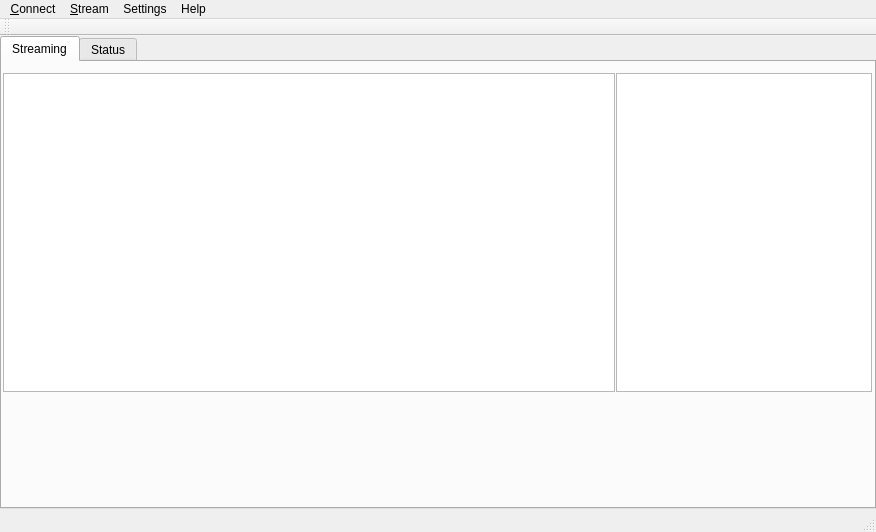
<?xml version="1.0" encoding="UTF-8"?>
<ui version="4.0">
 <class>ServerWindow</class>
 <widget class="QMainWindow" name="ServerWindow">
  <property name="geometry">
   <rect>
    <x>0</x>
    <y>0</y>
    <width>876</width>
    <height>532</height>
   </rect>
  </property>
  <property name="minimumSize">
   <size>
    <width>876</width>
    <height>532</height>
   </size>
  </property>
  <property name="windowTitle">
   <string>ServerWindow</string>
  </property>
  <widget class="QWidget" name="centralWidget">
   <layout class="QGridLayout" name="gridLayout_2">
    <property name="sizeConstraint">
     <enum>QLayout::SetDefaultConstraint</enum>
    </property>
    <property name="leftMargin">
     <number>0</number>
    </property>
    <property name="topMargin">
     <number>0</number>
    </property>
    <property name="rightMargin">
     <number>0</number>
    </property>
    <property name="bottomMargin">
     <number>1</number>
    </property>
    <item row="0" column="1">
     <widget class="QTabWidget" name="tabWidget">
      <property name="sizePolicy">
       <sizepolicy hsizetype="Expanding" vsizetype="Expanding">
        <horstretch>0</horstretch>
        <verstretch>0</verstretch>
       </sizepolicy>
      </property>
      <property name="minimumSize">
       <size>
        <width>858</width>
        <height>465</height>
       </size>
      </property>
      <property name="tabPosition">
       <enum>QTabWidget::North</enum>
      </property>
      <property name="tabShape">
       <enum>QTabWidget::Rounded</enum>
      </property>
      <property name="currentIndex">
       <number>0</number>
      </property>
      <widget class="QWidget" name="tab">
       <attribute name="title">
        <string>Streaming</string>
       </attribute>
       <widget class="QWidget" name="horizontalLayoutWidget">
        <property name="geometry">
         <rect>
          <x>-10</x>
          <y>0</y>
          <width>891</width>
          <height>341</height>
         </rect>
        </property>
        <layout class="QHBoxLayout" name="horizontalLayout" stretch="0,0">
         <property name="spacing">
          <number>1</number>
         </property>
         <property name="sizeConstraint">
          <enum>QLayout::SetDefaultConstraint</enum>
         </property>
         <item>
          <widget class="QTableView" name="tableView">
           <property name="sizePolicy">
            <sizepolicy hsizetype="Expanding" vsizetype="Expanding">
             <horstretch>3</horstretch>
             <verstretch>0</verstretch>
            </sizepolicy>
           </property>
          </widget>
         </item>
         <item>
          <widget class="QListView" name="clientList">
           <property name="sizePolicy">
            <sizepolicy hsizetype="Expanding" vsizetype="Expanding">
             <horstretch>0</horstretch>
             <verstretch>0</verstretch>
            </sizepolicy>
           </property>
          </widget>
         </item>
        </layout>
       </widget>
      </widget>
      <widget class="QWidget" name="tab_2">
       <attribute name="title">
        <string>Status</string>
       </attribute>
       <widget class="QWidget" name="horizontalLayoutWidget_2">
        <property name="geometry">
         <rect>
          <x>-10</x>
          <y>0</y>
          <width>891</width>
          <height>461</height>
         </rect>
        </property>
        <layout class="QHBoxLayout" name="horizontalLayout_2">
         <item>
          <widget class="QListView" name="listView"/>
         </item>
         <item>
          <widget class="QListView" name="chatList">
           <property name="sizePolicy">
            <sizepolicy hsizetype="Expanding" vsizetype="Expanding">
             <horstretch>5</horstretch>
             <verstretch>0</verstretch>
            </sizepolicy>
           </property>
          </widget>
         </item>
         <item>
          <widget class="QListView" name="chatClients">
           <property name="sizePolicy">
            <sizepolicy hsizetype="Expanding" vsizetype="Expanding">
             <horstretch>2</horstretch>
             <verstretch>0</verstretch>
            </sizepolicy>
           </property>
          </widget>
         </item>
        </layout>
       </widget>
      </widget>
     </widget>
    </item>
   </layout>
  </widget>
  <widget class="QMenuBar" name="menuBar">
   <property name="geometry">
    <rect>
     <x>0</x>
     <y>0</y>
     <width>876</width>
     <height>19</height>
    </rect>
   </property>
   <widget class="QMenu" name="menuConnect">
    <property name="title">
     <string>&amp;Connect</string>
    </property>
    <widget class="QMenu" name="menuServer">
     <property name="title">
      <string>Server</string>
     </property>
     <addaction name="actionStart_Server"/>
     <addaction name="actionDisconnect_Server"/>
    </widget>
    <widget class="QMenu" name="menuRadio">
     <property name="title">
      <string>Radio</string>
     </property>
     <addaction name="actionStart_Radio"/>
     <addaction name="actionExit_Radio"/>
    </widget>
    <addaction name="menuServer"/>
    <addaction name="menuRadio"/>
    <addaction name="actionPurge"/>
   </widget>
   <widget class="QMenu" name="menuStream">
    <property name="title">
     <string>&amp;Stream</string>
    </property>
    <addaction name="actionRadio_2"/>
    <addaction name="actionPause"/>
    <addaction name="actionNext_Track"/>
    <addaction name="actionPrevious_Track"/>
    <addaction name="separator"/>
    <addaction name="actionPause_All"/>
    <addaction name="actionPlay_All"/>
   </widget>
   <widget class="QMenu" name="menuSettings">
    <property name="title">
     <string>Settings</string>
    </property>
    <addaction name="actionStream_Settings"/>
    <addaction name="actionConnection_Settings"/>
    <addaction name="actionChat_Settings"/>
   </widget>
   <widget class="QMenu" name="menuHelp">
    <property name="title">
     <string>Help</string>
    </property>
    <addaction name="actionReadme"/>
    <addaction name="separator"/>
    <addaction name="actionAbout"/>
   </widget>
   <addaction name="menuConnect"/>
   <addaction name="menuStream"/>
   <addaction name="menuSettings"/>
   <addaction name="menuHelp"/>
  </widget>
  <widget class="QToolBar" name="mainToolBar">
   <attribute name="toolBarArea">
    <enum>TopToolBarArea</enum>
   </attribute>
   <attribute name="toolBarBreak">
    <bool>false</bool>
   </attribute>
  </widget>
  <widget class="QStatusBar" name="statusBar"/>
  <action name="actionStart_Server">
   <property name="text">
    <string>Start Server</string>
   </property>
  </action>
  <action name="actionDisconnect_Server">
   <property name="text">
    <string>Disconnect Server</string>
   </property>
  </action>
  <action name="actionStart_Radio">
   <property name="text">
    <string>Start Radio</string>
   </property>
  </action>
  <action name="actionExit_Radio">
   <property name="text">
    <string>Exit Radio</string>
   </property>
  </action>
  <action name="actionPurge">
   <property name="text">
    <string>Purge</string>
   </property>
  </action>
  <action name="actionRadio_2">
   <property name="text">
    <string>Play Radio</string>
   </property>
  </action>
  <action name="actionPause">
   <property name="text">
    <string>Pause Radio</string>
   </property>
  </action>
  <action name="actionNext_Track">
   <property name="text">
    <string>Next Track</string>
   </property>
  </action>
  <action name="actionPrevious_Track">
   <property name="text">
    <string>Previous Track</string>
   </property>
  </action>
  <action name="actionPause_All">
   <property name="text">
    <string>Pause All</string>
   </property>
  </action>
  <action name="actionPlay_All">
   <property name="text">
    <string>Play All</string>
   </property>
  </action>
  <action name="actionStream_Settings">
   <property name="text">
    <string>Stream Settings..</string>
   </property>
  </action>
  <action name="actionConnection_Settings">
   <property name="text">
    <string>Connection Settings..</string>
   </property>
  </action>
  <action name="actionChat_Settings">
   <property name="text">
    <string>Chat Settings..</string>
   </property>
  </action>
  <action name="actionReadme">
   <property name="text">
    <string>Readme..</string>
   </property>
  </action>
  <action name="actionAbout">
   <property name="text">
    <string>About..</string>
   </property>
  </action>
 </widget>
 <layoutdefault spacing="6" margin="11"/>
 <resources/>
 <connections/>
</ui>
